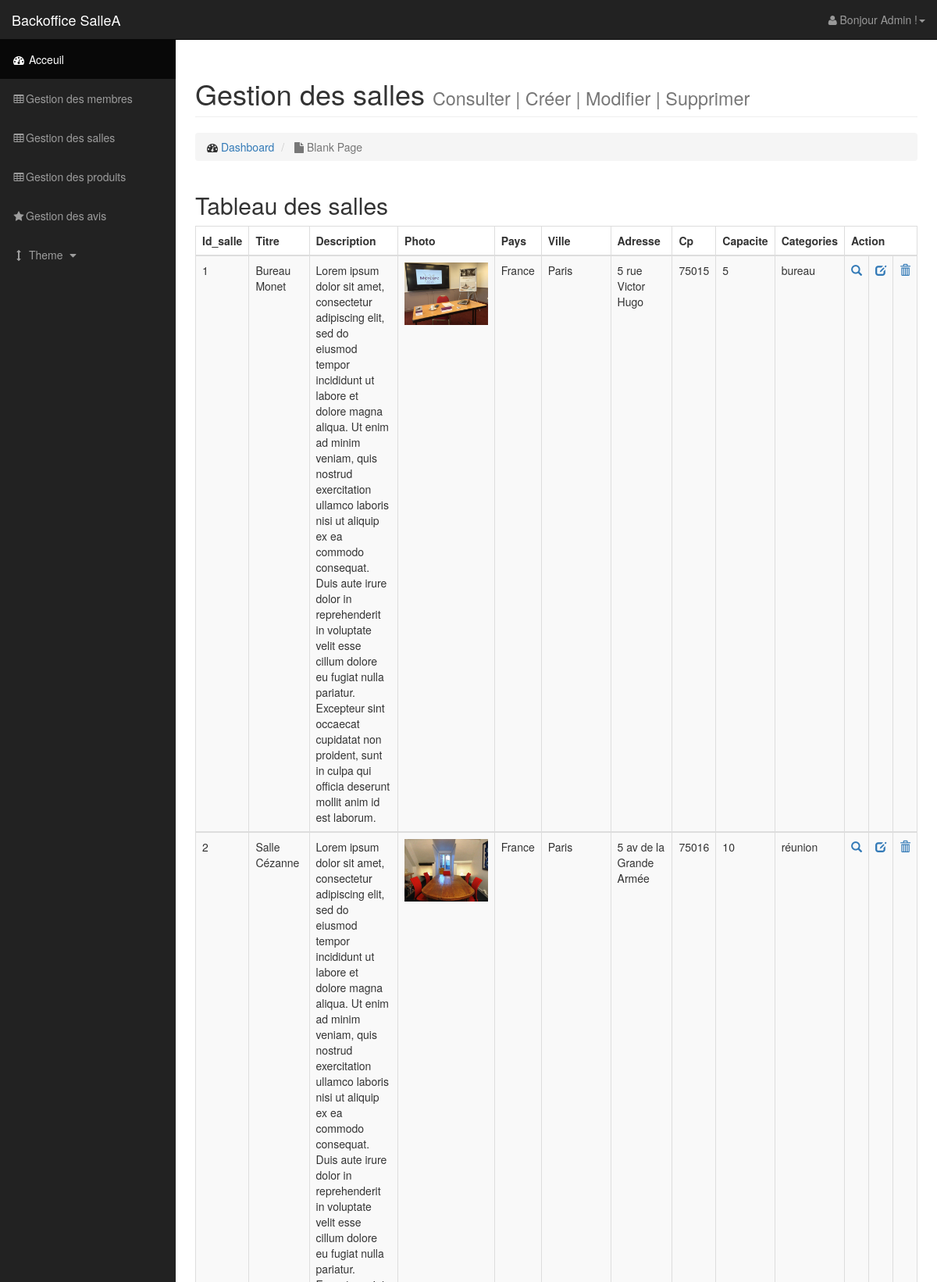
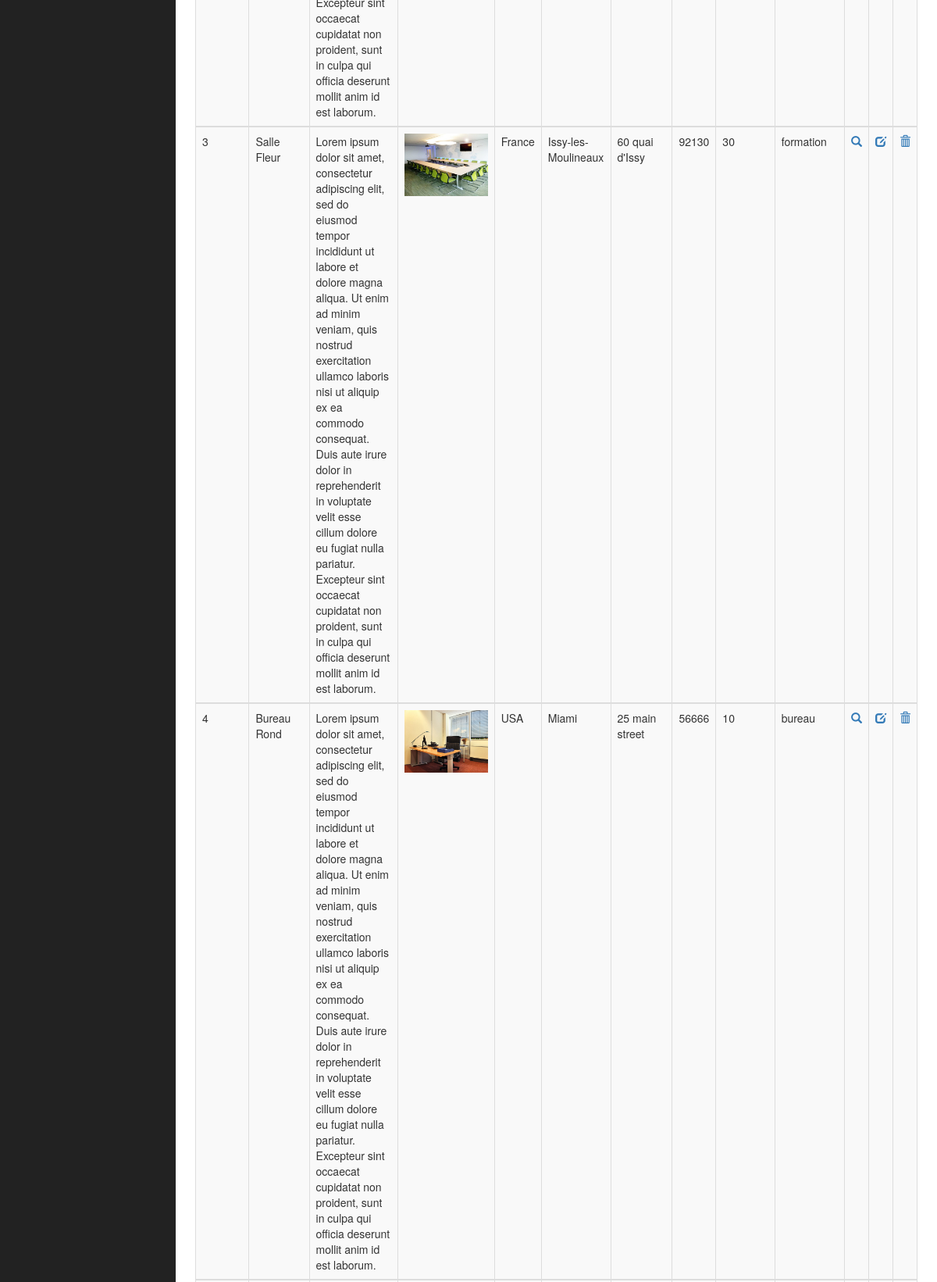
The app's page /backoffice/gestion_salles.php (signed in, upper part) with its own data (2 pictures, top to bottom).
### tables this page shows
CREATE TABLE `salle` (
  `id_salle` int(3) NOT NULL,
  `titre` varchar(200) NOT NULL,
  `description` text NOT NULL,
  `photo` varchar(200) NOT NULL,
  `pays` varchar(20) NOT NULL,
  `ville` varchar(20) NOT NULL,
  `adresse` varchar(50) NOT NULL,
  `cp` int(5) NOT NULL,
  `capacite` int(3) NOT NULL,
  `categories` enum('réunion','bureau','formation') NOT NULL
);

### inc/init.inc.php (called while the page is built, shortened)
<?php
$contenu ='';
 ?>

### backoffice/gestion_salles.php (the view, shortened to what this page needs)
<?php
    require('../inc/init.inc.php');
?>
<!DOCTYPE html>
<html lang="en">
<head>
    <link href="css/bootstrap.min.css" rel="stylesheet">
    <link href="css/sb-admin.css" rel="stylesheet">
    <link href="font-awesome/css/font-awesome.min.css" rel="stylesheet" type="text/css">
</head>
<body>
    <div id="wrapper">
        <nav class="navbar navbar-inverse navbar-fixed-top" role="navigation">
            <div class="navbar-header">
                <a class="navbar-brand" href="../boutique.php">Backoffice SalleA</a>
            </div>
            <ul class="nav navbar-right top-nav">
                <li class="dropdown">
                    <a href="#" class="dropdown-toggle" data-toggle="dropdown"><i class="fa fa-user"></i> Bonjour Admin !<b class="caret"></b></a>
                </li>
            </ul>
            <div class="collapse navbar-collapse navbar-ex1-collapse">
                <ul class="nav navbar-nav side-nav">
                    <li class="active">
                        <a href="index.html"><i class="fa fa-fw fa-dashboard"></i> Acceuil</a>
                    </li>
                    <li>
                        <a href="gestion_membres.php"><i class="fa fa-fw fa-table"></i>Gestion des membres</a>
                    </li>
                    <li>
                        <a href="gestion_salles.php"><i class="fa fa-fw fa-table"></i>Gestion des salles</a>
                    </li>
                    <li>
                        <a href="gestion_produits.php"><i class="fa fa-fw fa-table"></i>Gestion des produits</a>
                    </li>
                    <li>
                        <a href="gestion_avis.php"><i class="fa fa-fw fa-star"></i>Gestion des avis</a>
                    </li>
                    <li>
                        <a href="javascript:;" data-toggle="collapse" data-target="#demo"><i class="fa fa-fw fa-arrows-v"></i> Theme <i class="fa fa-fw fa-caret-down"></i></a>
                    </li>
                </ul>
            </div>
        </nav>
        <div id="page-wrapper">
            <div class="container-fluid">
                <div class="row">
                    <div class="col-lg-12">
                        <h1 class="page-header">
                            Gestion des salles
                            <small>Consulter | Créer | Modifier | Supprimer</small>
                        </h1>
                        <ol class="breadcrumb">
                            <li>
                                <i class="fa fa-dashboard"></i>  <a href="index.html">Dashboard</a>
                            </li>
                            <li class="active">
                                <i class="fa fa-file"></i> Blank Page
                            </li>
                        </ol>
                    </div>
                </div>
                <div class="row">
                    <div class="col-lg-12">
                        <h2>Tableau des salles</h2>
                        <div class="table-responsive">
                            <?php
                            $resultat = $pdo -> query("SELECT * FROM salle");
                            $contenu.= '<table class="table table-bordered table-hover table-striped">';
                                $contenu.= '<thead><tr>';
                                    for($i = 0; $i < $resultat -> columnCount (); $i ++){
                                        $meta = $resultat -> getColumnMeta($i);
                                        $contenu.= '<th>' . ucfirst($meta['name']) . '</th>';
                                    }
                                $contenu .= '<th colspan="3">Action</th>';
                                $contenu.= '</thead></tr>';
                                while($infos = $resultat -> fetch(PDO::FETCH_ASSOC)){
                                    $contenu.= '<tbody><tr>';
                                    foreach($infos as $indice => $valeur){
                                        if($indice == 'photo'){
                                            $contenu .= '<td><img src="' . RACINE_SITE . 'photo/' . $valeur . '" height="80" /></td>';
                                        }
                                        else{
                                            $contenu.= '<td>' . $valeur . '</td>';
                                        }
                                    }
                                    $contenu .= '<td><a href="gestion_salles.php?id=' . $infos['id_salle'] . '"><span class="glyphicon glyphicon-search"></span></a></td>';
                                    $contenu .= '<td><a href="gestion_salles.php?id=' . $infos['id_salle'] . '"><span class="glyphicon glyphicon-edit"></span></a></td>';
                                    $contenu .= '<td><a href="supprimer_produit.php?id=' . $infos['id_salle'] . '"><span class="glyphicon glyphicon-trash"></span></a></td>';
                                    $contenu .= '</tr></tbody>';
                                }
                            $contenu.= '</table>';
                            ?>
                            <?= $contenu ?>
                        </div>
                    </div>
                </div>
            </div>
        </div>
    </div>
</body>
</html>

### backoffice/css/sb-admin.css (style rules this page uses)
body { margin-top: 100px; background-color: #222; }
@media (min-width:768px) { body { margin-top: 50px; } }
#wrapper { padding-left: 0; }
#page-wrapper { width: 100%; padding: 0; background-color: #fff; }
@media (min-width:768px) { #wrapper { padding-left: 225px; } }
@media (min-width:768px) { #page-wrapper { padding: 10px; } }
.top-nav { padding: 0 15px; }
.top-nav>li { display: inline-block; float: left; }
.top-nav>li>a { padding-top: 15px; padding-bottom: 15px; line-height: 20px; color: #999; }
@media (min-width:768px) { .side-nav { position: fixed; top: 51px; left: 225px; width: 225px; margin-left: -225px; border: none; border-radius: 0; overflow-y: auto; background-color: #222; bottom: 0; overflow-x: hidden; padding-bottom: 40px; } }
@media (min-width:768px) { .side-nav>li>a { width: 225px; } }

### records on screen
salle: id_salle "1", titre "Bureau Monet", description "Lorem ipsum dolor sit amet, consectetur adipiscing elit, sed do eiusmod tempor incididunt ut labore et dolore magna aliqua. Ut enim ad minim veniam, quis nostrud exercitation ullamco laboris nisi ut aliquip ex ea commodo consequat. Duis aute irure dolor in reprehenderit in voluptate velit esse cillum dolore eu fugiat nulla pariatur. Excepteur sint occaecat cupidatat non proident, sunt in culpa qui officia deserunt mollit anim id est laborum.", photo (picture), pays "France", ville "Paris", adresse "5 rue Victor Hugo", cp "75015", capacite "5", categories "bureau"
salle: id_salle "2", titre "Salle Cézanne", description "Lorem ipsum dolor sit amet, consectetur adipiscing elit, sed do eiusmod tempor incididunt ut labore et dolore magna aliqua. Ut enim ad minim veniam, quis nostrud exercitation ullamco laboris nisi ut aliquip ex ea commodo consequat. Duis aute irure dolor in reprehenderit in voluptate velit esse cillum dolore eu fugiat nulla pariatur. Excepteur sint occaecat cupidatat non proident, sunt in culpa qui officia deserunt mollit anim id est laborum.", photo (picture), pays "France", ville "Paris", adresse "5 av de la Grande Armée", cp "75016", capacite "10", categories "réunion"
salle: id_salle "3", titre "Salle Fleur", description "Lorem ipsum dolor sit amet, consectetur adipiscing elit, sed do eiusmod tempor incididunt ut labore et dolore magna aliqua. Ut enim ad minim veniam, quis nostrud exercitation ullamco laboris nisi ut aliquip ex ea commodo consequat. Duis aute irure dolor in reprehenderit in voluptate velit esse cillum dolore eu fugiat nulla pariatur. Excepteur sint occaecat cupidatat non proident, sunt in culpa qui officia deserunt mollit anim id est laborum.", photo (picture), pays "France", ville "Issy-les-Moulineaux", adresse "60 quai d'Issy", cp "92130", capacite "30", categories "formation"
salle: id_salle "4", titre "Bureau Rond", description "Lorem ipsum dolor sit amet, consectetur adipiscing elit, sed do eiusmod tempor incididunt ut labore et dolore magna aliqua. Ut enim ad minim veniam, quis nostrud exercitation ullamco laboris nisi ut aliquip ex ea commodo consequat. Duis aute irure dolor in reprehenderit in voluptate velit esse cillum dolore eu fugiat nulla pariatur. Excepteur sint occaecat cupidatat non proident, sunt in culpa qui officia deserunt mollit anim id est laborum.", photo (picture), pays "USA", ville "Miami", adresse "25 main street", cp "56666", capacite "10", categories "bureau"

### other values on screen
$meta['name'] "Id_salle"
$meta['name'] "Titre"
$meta['name'] "Description"
$meta['name'] "Photo"
$meta['name'] "Pays"
$meta['name'] "Ville"
$meta['name'] "Adresse"
$meta['name'] "Cp"
$meta['name'] "Capacite"
$meta['name'] "Categories"
